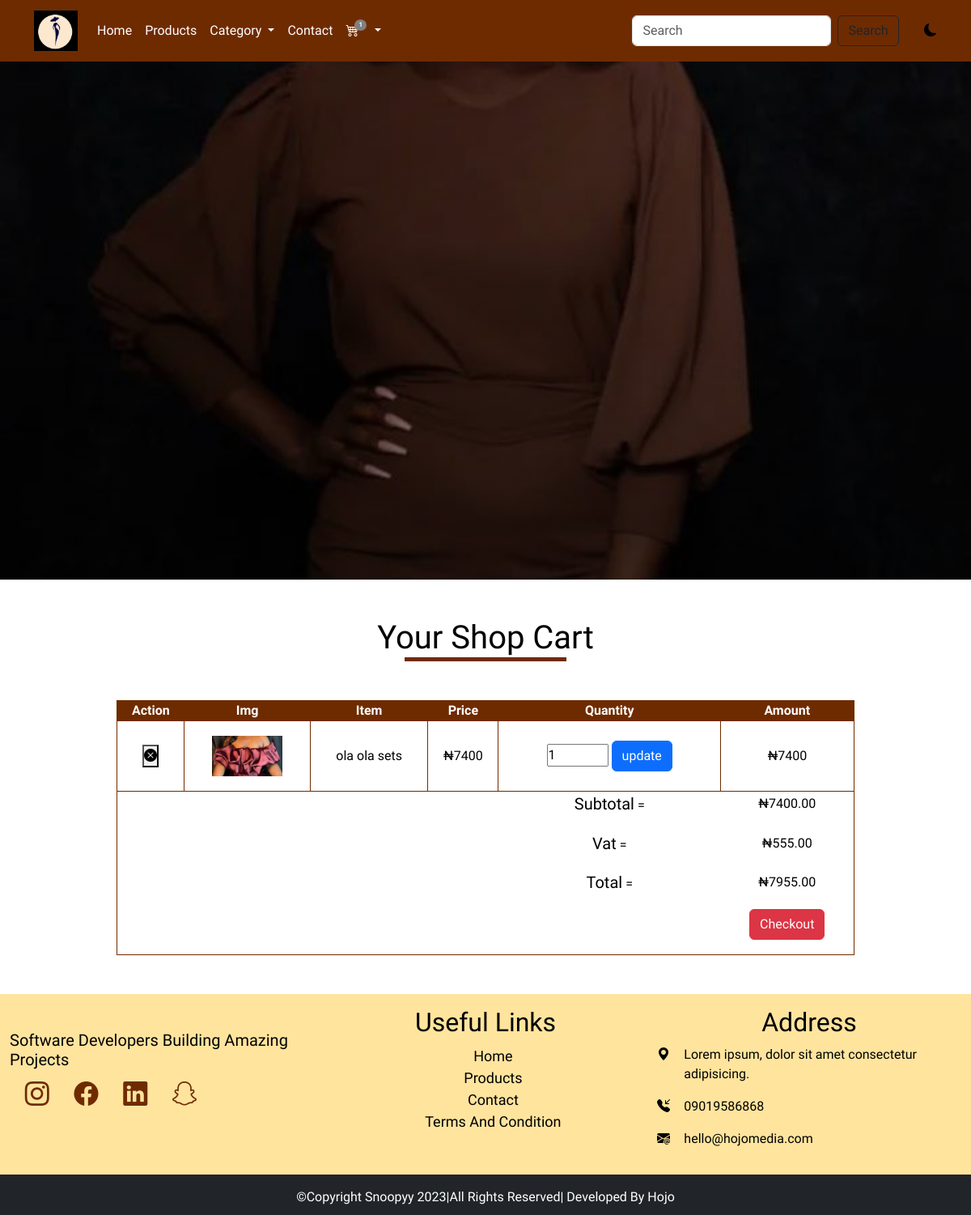
The app's page /cart (signed in) with its own data.
### main/models.py (models this page shows, shortened)
class AppInfo(models.Model):
    appname = models.CharField(max_length=50)
    logo = models.ImageField(upload_to='logo')
    banner = models.ImageField(upload_to='banner')
    carousel1 = models.ImageField(upload_to='carousel')
    carousel2 = models.ImageField(upload_to='carousel')
    carousel3 = models.ImageField(upload_to='carousel')

class Cart(models.Model):
    user = models.ForeignKey(User,on_delete=models.CASCADE)
    product = models.ForeignKey(Product, on_delete=models.CASCADE)
    price = models.IntegerField()
    quantity = models.IntegerField()
    amount = models.CharField(max_length=50)
    paid = models.BooleanField()

class Product(models.Model):
    type = models.ForeignKey(Category, on_delete=models.CASCADE)
    name = models.CharField(max_length=50)
    slug = models.SlugField(unique=True)
    img = models.ImageField(upload_to='product')
    price = models.CharField(max_length=12)
    description = models.TextField()
    size = models.CharField(max_length=50, blank=True, null=True)
    popular = models.BooleanField(default=False)
    featured = models.BooleanField(default=False)
    uploaded = models.DateTimeField(auto_now_add=True)

### main/views.py (the view)
# urls.py: path('cart', views.cart, name='cart'),
@login_required(login_url='signin')
def cart(request):
    cart = Cart.objects.filter(user__username = request.user.username, paid=False)
    for item in cart:
        item.amount = item.price * item.quantity
        item.save()
    subtotal = 0
    vat = 0
    total = 0
    for item in cart:
        subtotal += item.amount
        vat = 0.075 * subtotal
        total = subtotal + vat
    context = {
        'cart':cart,
        'subtotal': subtotal,
        'vat': vat,
        'total':total
    }
    return render(request, 'cart.html', context)

### main/context_processor.py (called while the page is built)
def feature(request):
    info = AppInfo.objects.get(pk=1)
    categ = Category.objects.all()
    context ={
        'info':info,
        'categ':categ,
    }
    return context

def cartcount(request):
    cart = Cart.objects.filter(user__username = request.user.username, paid=False)
    itemcount = 0
    for item in cart:
        itemcount += item.quantity
    context = {
        'itemcount':itemcount
    }
    return context

### main/templates/cart.html (shortened to what this page needs)
{% extends 'base.html' %}
{% block header %} {% include 'header.html' %} {% endblock header %}
{% block banner %} {% include 'banner.html' %} {% endblock banner %}
{% block content %}
        <div class="container mt-5 mb-5">
          <h1 class="text-center text-capitalize title">your shop cart</h1>
          <div class="row cart mt-5">
            <table>
              <thead>
                <th>action</th>
                <th>img</th>
                <th>item</th>
                <th>price</th>
                <th>quantity</th>
                <th>amount</th>
              </thead>
              <tbody >
                {% for item in cart %}
                <tr class="item">
                  <form action="{% url 'delete' %}" method="POST">
                    <td>
                      <button><i class="bi bi-x-circle-fill"></i></button>
                    </td>
                  </form>
                  <td><img src="{{item.product.img.url}}" height="50px" alt=""></td>
                  <td>{{item.product.name}}</td>
                  <td>₦{{item.price}}</td>
                  <td>
                  <form action="{% url 'update' %}" method="POST">
                    <input type="number" name="quant" value="{{item.quantity}}" min="1" max="10">
                    <button type="submit" class="btn btn-primary">update</button>
                  </td></form>
                  <td>₦{{item.amount}}</td>
                </tr>
                {% endfor %}
              </tbody>
                <tr class="subtot">
                  <td></td>
                  <td></td>
                  <td></td>
                  <td></td>
                  <td> <span>subtotal</span> = </td>
                  <td>₦{{subtotal|floatformat:2}}</td>
                </tr>
                <tr class="subtot">
                  <td></td>
                  <td></td>
                  <td></td>
                  <td></td>
                  <td> <span>vat</span> = </td>
                  <td>₦{{vat|floatformat:2}}</td>
                </tr>
                <tr class="subtot">
                  <td></td>
                  <td></td>
                  <td></td>
                  <td></td>
                  <td><span>total</span> = </td>
                  <td>₦{{total|floatformat:2}}</td>
                </tr>
                <tr class="subtot">
                  <td></td>
                  <td></td>
                  <td></td>
                  <td></td>
                  <td></td>
                  <td><a href="{% url 'checkout' %}"><button class="btn btn-danger" >checkout</button></a></td>
                </tr>
            </table>
          </div>
      </div>
{% endblock content %}
{% block footer %} {% include 'footer.html' %} {% endblock footer %}

### main/templates/header.html (shortened to what this page needs)
    <nav class="navbar sticky-top navbar-expand-lg">
        <div class="container">
          <a class="navbar-brand" href="#"><img src="{{info.logo.url}}" height="50px" alt=""></a>
          <div class="collapse navbar-collapse" id="navbarSupportedContent">
            <ul class="navbar-nav me-auto  mb-2 mb-lg-0">
              {% if user.is_authenticated %}
              <li class="nav-item">
                <a class="nav-link" aria-current="page" href="{% url 'home' %}">Home</a>
              </li>
              <li class="nav-item">
                <a class="nav-link" href="{% url 'products' %}">Products</a>
              </li>
              <li class="nav-item dropdown">
                <a class="nav-link dropdown-toggle" href="#" role="button" data-bs-toggle="dropdown" aria-expanded="false">
                  Category
                </a>
              </li>
              <li class="nav-item">
                <a class="nav-link" href="{% url 'contact' %}">Contact</a>
              </li>
              <li class="nav-item">
                <a class="nav-link" href="{% url 'cart' %}">
                  <div class="wrapper">
                    <i class="bi bi-cart4"></i>
                    <span class="badge">{{itemcount}}</span>
                  </div>
                </a>
              </li>
                      <li class="nav-item dropdown">
                <a class="nav-link dropdown-toggle" href="#" role="button" data-bs-toggle="dropdown" aria-expanded="false">
                </a>
              </li>
              {% endif %}
            </ul>
            <form action="{% url 'search' %}" method="POST" class="d-flex" role="search">
              <input class="form-control me-2" name="item" type="search" placeholder="Search" aria-label="Search">
              <button class="btn btn-outline-dark" type="submit">Search</button>
            </form>
            <div class="david">
              <i class="bi bi-moon-fill"></i>
           </div>
          </div>
        </div>
      </nav>

### main/static/css/style.css (style rules this page uses)
* { padding: 0%; margin: 0%; box-sizing: border-box; }
.navbar { background-color: rgb(111, 43, 0); }
.navbar-nav a { color: white; }
.wrapper { position: relative; }
.wrapper span { position: absolute; top: -2px; right: -10px; background-color: grey; font-size: 8px; border-radius: 50%; }
.david { margin-left: 3%; cursor: pointer; }
:root { --bg:white; --icon:black; --text:black; }
body { background: var(--bg) !important; color: var(--text) !important; font-family: 'Signika Negative', sans-serif; }
.title::after { content: ''; display: block; width: 200px; height: 5px; background-color: rgb(111, 43, 0); margin-left: auto; margin-right: auto; }
.cart table { width: 80%; margin-left: 10%; margin-right: 10%; border: 1px solid rgb(111, 43, 0); text-align: center; }
.cart thead { background-color: rgb(111, 43, 0); text-transform: capitalize; color: white; }
.item td { padding-top: 2%; padding-bottom: 2%; font-weight: 500; border: 1px solid rgb(111, 43, 0); }
.item img { transition: 1s; cursor: pointer; }
.subtot td { padding-bottom: 2%; font-weight: 500; }
.subtot span { font-size: 20px; text-transform: capitalize; font-weight: 500; }
.subtot button { text-transform: capitalize; }

### records on screen
AppInfo: logo (picture)
Cart: product.img (picture), product.name "ola ola sets", price "7400", quant "1", amount "7400"

### other values on screen
{{ itemcount }} "1"
{{ subtotal|floatformat:2 }} "7400.00"
{{ vat|floatformat:2 }} "555.00"
{{ total|floatformat:2 }} "7955.00"
